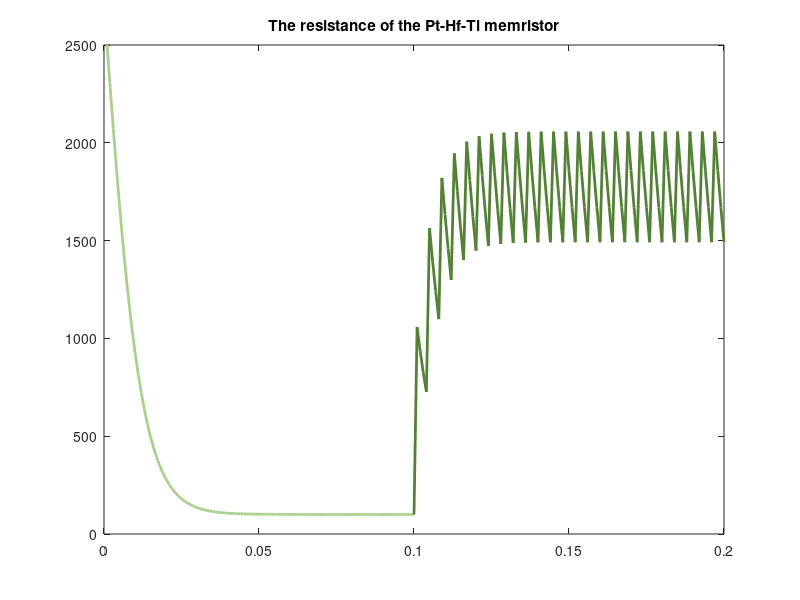
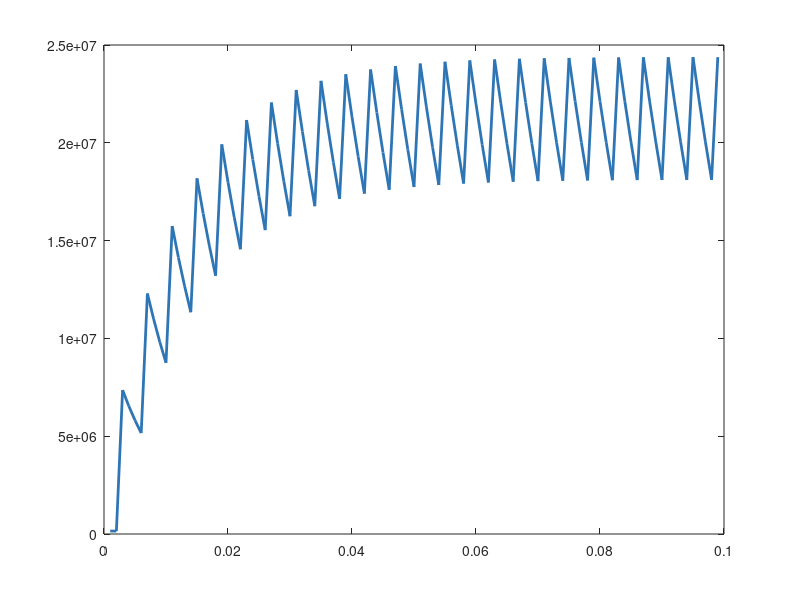

The MATLAB script that drew these images, in order: (Note: this script raises an error after producing the figures.)
%% Pt-Hf-Ti memristor parameter
w_init1 = 1; % the initial state condition [0:1] 
D1 = 10;
P=1;
j = 1;
Roff1 = 2.5e3;
Ron1 = 100;
alpha_on1 = 3;
alpha_off1 = 1;
k_on1 = -8e10;
k_off1 = 40.3;
v_on1=-0.53;
v_off1=0.5;
delta_t = 1e-3;
points=200;
% For the Li window function:
Li_X=zeros(1,200);
Li_X_dot=zeros(1,200);
Li_X(1)=w_init1*D1;
J_Li=1;
alpha_Li=0;
a_Li=1;
beta_Li=-0.3;
gama_Li=0.3;
P_Li=1;
%% Pt-Hf-Ti memristor input
v1=zeros(1,200);
v1(1:200)=-0.53119;
v1(101:4:200)=50;
%% Pt-Hf-Ti memristor
for p=2:200
    if  (v1(p) > 0) && (v1(p) > v_off1)
        Li_X_dot(p)=k_off1*(v1(p)/v_off1-1)^alpha_off1;
        Li_X(p)=Li_X(p-1)+delta_t*Li_X_dot(p).*(J_Li*(1-(alpha_Li*(Li_X(p-1)/D1)^3 + (a_Li^2)*(Li_X(p-1)/D1)^2 + (1-a_Li^2) + beta_Li*(Li_X(p-1)/D1)^2 + gama_Li*(Li_X(p-1)/D1))^P_Li));
    elseif (v1(p) <= 0) && (v1(p) < v_on1)
        Li_X_dot(p)=k_on1*((v1(p))/v_on1-1)^alpha_on1;
        Li_X(p)=Li_X(p-1)+delta_t*Li_X_dot(p).*(J_Li*(1-(alpha_Li*(Li_X(p-1)/D1)^3 + (a_Li^2)*(Li_X(p-1)/D1 -1)^2 + (1-a_Li^2) + beta_Li*(Li_X(p-1)/D1)^2 + gama_Li*(Li_X(p-1)/D1))^P_Li));
    else
        Li_X(p)=Li_X(p-1);
        Li_X_dot(p)=0;
    end  
end
Li_R=Roff1.*Li_X./D1+Ron1.*(1-Li_X./D1);
%% Ferroelectric memristor parameter
w_init2 = 0; % the initial state condition [0:1] 
D2 = 10;
Roff2 = 5e7;
Ron2 = 1.5e5;
alpha_on2 = 5;
alpha_off2 = 5;
k_on2 = -3e10;
k_off2 = 1e5;
v_on2=-5.7;
v_off2=1.4;
delta_t=1e-3;
% For the New window function:
v2=zeros(1,200);
X2=zeros(1,200);
X_dot2=zeros(1,200);
X2(1)=w_init2*D2;
%% Ferroelectric memristor input
v2(1:200)=-586.5e-2;
v2(1:4:100)=200e-2;
v2 = [-587e-2,v2(1:199)]; 
%% Ferroelectric memristor
for i=2:200
    if (v2(i) > 0) && (v2(i) > v_off2)

        X_dot2=k_off2*(v2(i)/v_off2-1)^alpha_off2*j*(1-(X2(i-1)/D2)^(2*P));
        X2(i)=X2(i-1)+delta_t*X_dot2;
    elseif (v2(i) <= 0) && (v2(i) < v_on2)

        X_dot2(i)=k_on2*(v2(i)/v_on2-1)^alpha_on2*j*(1-(X2(i-1)/D2-1)^(2*P));
        X2(i)=X2(i-1)+delta_t*X_dot2(i);
    else

        X2(i)=X2(i-1);
        X_dot2(i)=0;
    end
end
R2=Roff2.*X2./D2+Ron2.*(1-X2./D2);
R2=[1.5e5,R2(1:199)];
%% figure
blue3 = [101/255 158/255 206/255];
blue2 = [46/255 117/255 181/255];
blue3 = [86/255 224/255 224/255];
green1 = [169/255 209/255 142/255];
green2 = [83/255 129/255 53/255];
green3 = [69/255 239/255 61/255];
orange1 = [244/255 177/255 131/255];
orange2 = [197/255 90/255 17/255];
orange3 = [180/255 53/255 31/255];
gray = [165/255 165/255 165/255];

t=1:200;

figure(1);
plot(t(1:100)*delta_t,Li_R(1:100),'Color',green1, 'linewidth',2);hold on
plot(t(100:200)*delta_t,Li_R(100:200),'Color',green2, 'linewidth',2);hold on
title('The resistance of the Pt-Hf-Ti memristor')
hold off

figure(2);
plot(t(1:99)*delta_t,R2(1:99),'Color',blue2, 'linewidth',2);hold on
plot(t(99:200)*delta_t,R2(99:200),'Color',blue1, 'linewidth',2);
set(gca,'Color','white') 
title('The resistance of the Ferroelectric memristor')
hold off

figure(3);
plot(t(1:100)*delta_t,v1(1:100),'Color',green1,'LineWidth',2);hold on
plot(t(100:200)*delta_t,v1(100:200),'Color',gray,'LineWidth',2);
title('input voltage of the Pt-Hf-Ti memristor')
hold off

figure(4);
plot(t(1:99)*delta_t,v2(1:99),'Color',gray,'LineWidth',2);hold on
plot(t(99:200)*delta_t,v2(99:200),'Color',blue1,'LineWidth',2);
title('input voltage of the Ferroelectric memristor')
hold off
